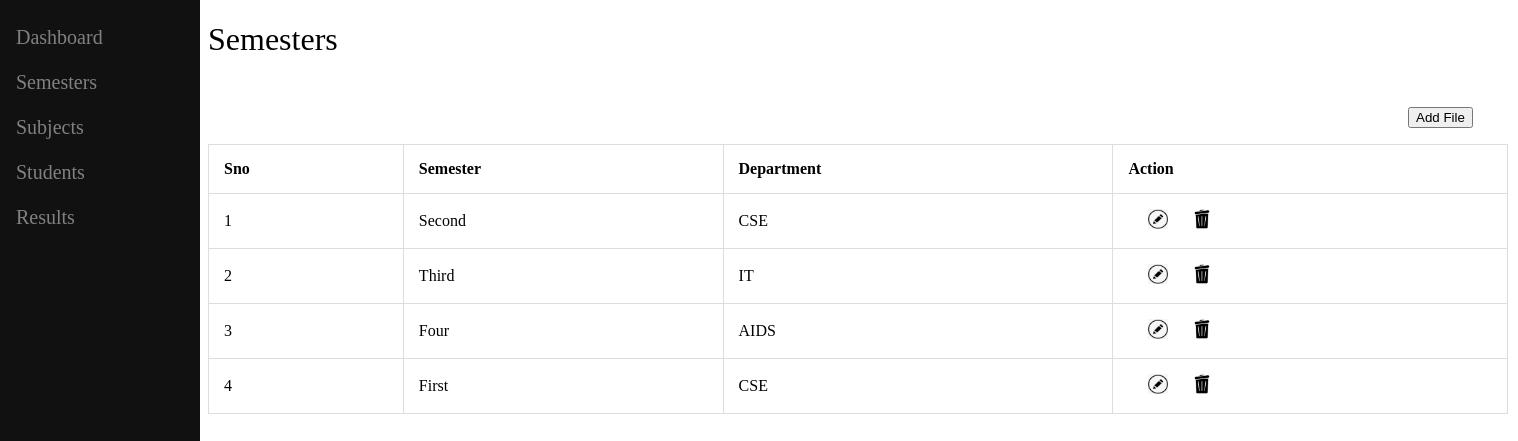
Page /semester on the committed database.
### student/models.py (models this page shows)
class year(models.Model):
    Sno = models.IntegerField(null=True,blank=True)
    year = models.CharField(max_length=20,null=True, blank=True)
    dept = models.CharField(max_length=30)

### student/views.py (the view)
# urls.py: path('semester',views.semester,name='semester'),
def semester(request):
   forms = yearform()
   if request.method == 'POST':
      forms = yearform(request.POST)
      if forms.is_valid():
         forms.save()
   sems = year.objects.all()
   context = {'forms':forms,'sems':sems}
   return render(request,'semester.html',context)

### student/templates/semester.html (shortened to what this page needs)
{% load static %}
<!DOCTYPE html>
<html lang="en">
<head>
    <link rel="stylesheet" type="text/css" href="{% static 'semester.css' %}">
</head>
<body>
    <div class="sidenav">
  <a href="{% url 'dash' %}">Dashboard</a>
  <a href="{% url 'semester' %}" class="sem">Semesters</a>
  <a href="{% url 'subjects' %}" class="sub">Subjects</a>
  <a href="{% url 'students' %}" class="stu">Students</a>
  <a href="{% url 'results' %}" class="res">Results</a>
</div>
    <div style="margin-left: 200px;">
    <h1 class="sems">Semesters</h1>
    <button class="addf" onclick="openPop()">Add File</button>
<table>
  <tr>
    <th>Sno</th>
    <th>Semester</th>
    <th>Department</th>
    <th>Action</th>
  </tr>
  {% for sem in sems %}
  <tr>
    <td>{{ sem.Sno }}</td>
    <td>{{ sem.year }}</td>
    <td>{{ sem.dept }}</td>
    <td>
      <a href="/edit/{{ sem.id }}" class="imgs"><img src="{% static 'edit.png' %}"></a>
      <a class="imgs" href="/delete/{{ sem.id }}"><img src="{% static 'dustbin.png' %}"></a>
    </td>
  </tr>
  {% endfor %}
</table>
</div>
</body>
</html>

### student/static/semester.css (style rules this page uses)
.sidenav { height: 100%; width: 200px; position: fixed; z-index: 1; top: 0; left: 0; background-color: #111; overflow-x: hidden; padding-top: 20px; }
.sidenav a, .dropdown-btn { padding: 6px 8px 6px 16px; text-decoration: none; font-size: 20px; color: #818181; display: block; border: none; background: none; width:100%; text-align: left; cursor: pointer; outline: none; }
table, td, th { border: 1px solid #ddd; text-align: left; }
table { border-collapse: collapse; width: 100%; width: 1300px; margin-top: 1em; }
th, td { padding: 15px; }
.sem { margin-top: 0.5em; }
.sub { margin-top: 0.5em; }
.stu { margin-top: 0.5em; }
.res { margin-top: 0.5em; }
.sems { font-weight: 500; font-size: 2em; }
.addf { margin-left: 75rem; margin-top: 2em }
img { height: 20px; width: 20px; }
.imgs { margin-left: 20px; }

### rows in the picture
year: Sno "1", year "Second", dept "CSE"
year: Sno "2", year "Third", dept "IT"
year: Sno "3", year "Four", dept "AIDS"
year: Sno "4", year "First", dept "CSE"
